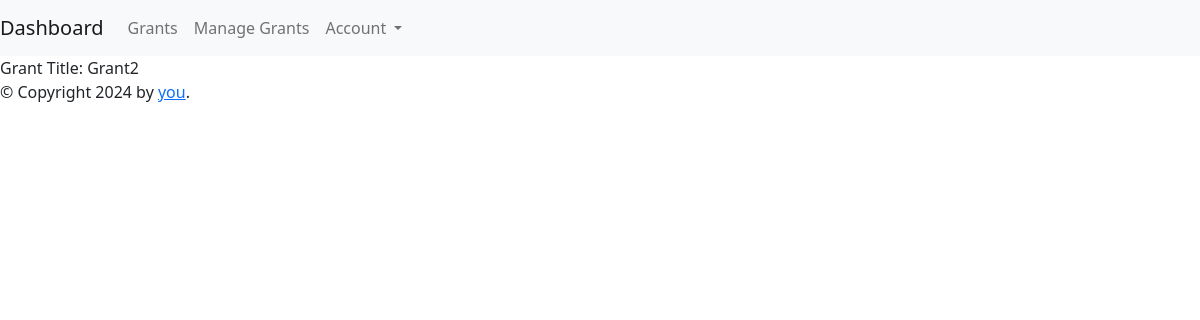
The page /apply-to-grant/2 (signed in) on the database as committed earlier.
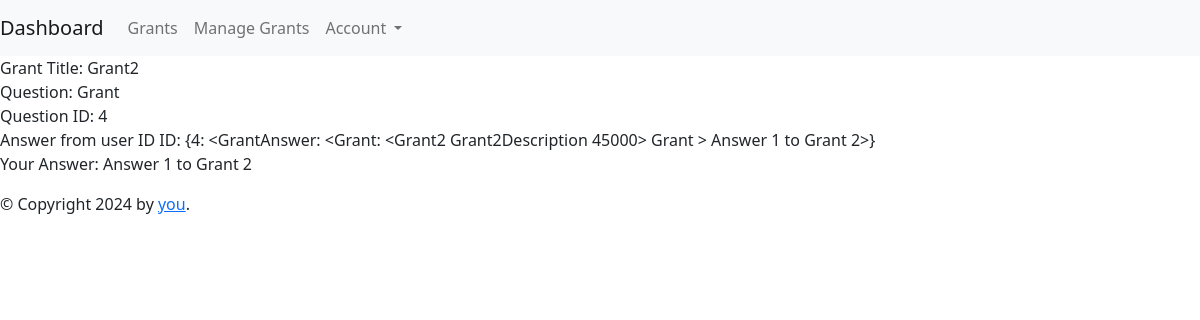
The same page on the database as committed later.
### app.py (models this page shows)
class Grant(db.Model):
    id = db.Column(db.Integer, primary_key=True)
    user_id = db.Column(db.Integer, db.ForeignKey('user.id'))
    user = db.relationship('User', backref='usergrants')
    grant_title = db.Column(db.String(200), unique=True, nullable=False)
    grant_description = db.Column(db.String(200), nullable=False)
    grant_fund = db.Column(db.Integer, nullable=False, default=0)
    created_on = created_on = db.Column(db.DateTime, default=datetime.utcnow)
    def __repr__(self):
        return f'<{self.grant_title} {self.grant_description} {self.grant_fund}>'

class GrantQuestion(db.Model):
    id = db.Column(db.Integer, primary_key=True)
    user_id = db.Column(db.Integer, db.ForeignKey('user.id'))
    user = db.relationship('User', backref='usergrantquestions')
    grant_id = db.Column(db.Integer, db.ForeignKey('grant.id'))
    grant = db.relationship('Grant', backref='questions')
    question = db.Column(db.String(200), nullable=False)
    created_on = db.Column(db.DateTime, default=datetime.utcnow)
    answers = relationship('GrantAnswer', backref='question', lazy=True)
    def __repr__(self):
        return f'<Grant: {self.grant} {self.question}>'

class GrantAnswer(db.Model):
    id = db.Column(db.Integer,primary_key=True)
    user_id = db.Column(db.Integer, db.ForeignKey('user.id'))
    user = db.relationship('User', backref='usergrantanswers')
    grant_question_id = db.Column(db.Integer, db.ForeignKey('grant_question.id'))#the FK was automatically named `grant_question` in the migration.
    grant_question = relationship('GrantQuestion', back_populates='answers')
    answer = db.Column(db.String(300), nullable=False)
    created_on = db.Column(db.DateTime, default=datetime.utcnow)
    def __repr__(self):
         return f'<GrantAnswer: {self.grant_question} {self.answer}>'

### app.py (the view, shortened to what this page needs)
@app.route("/apply-to-grant/<int:grant_id>", methods=['GET', 'POST'])
def apply_to_grant(grant_id):
    grant = Grant.query.get_or_404(grant_id)
    grant_questions = GrantQuestion.query.filter_by(grant_id=grant_id)
    answers = GrantAnswer.query.join(GrantQuestion).filter(
        GrantQuestion.grant_id == grant_id,
        GrantAnswer.user_id == current_user.id
    ).all()
    answers_from_user_id = {answer.grant_question_id: answer for answer in answers}
    print(answers_from_user_id)
    for grantquestion in grant_questions:
        pass
    for grantanswer in answers:
        print(f'grantanswer.answer: {grantanswer.answer} + grantanswer.grant_question_id:{grantanswer.grant_question_id} + grantanswer.user_id: {grantanswer.user_id} ')
    grantanswerform = AnswerGrantQuestionForm()
    return render_template('grantee/apply-to-grant.html',
        grant_id=grant_id,
        grant=grant,
        grant_questions=grant_questions,
        grantanswerform=grantanswerform,
        answers=answers,
        answers_from_user_id=answers_from_user_id)

### app.py (called while the page is built)
@login_manager.user_loader
def load_user(user_id):
    return User.query.get(user_id)

### templates/grantee/apply-to-grant.html
{% extends 'base/base.html' %}
{%block content%}
Grant Title: {{grant.grant_title}}<br/>
{%for grantquestion in grant_questions%}
 Question: {{grantquestion.question}}<br/>
 Question ID: {{grantquestion.id}}<br/>
 Answer from user ID ID: {{answers_from_user_id}}<br/>
   {% if grantquestion.id in answers_from_user_id %}
        <p>Your Answer: {{ answers_from_user_id[grantquestion.id].answer }}</p>
    {% else %}
        <p>You have not answered this question yet.</p>
    {% endif %}
{%endfor%}
{%endblock%}

### templates/base/base.html (shortened to what this page needs)
<!doctype html>
<html>
  <head>
    {% block head %}
    <link rel="stylesheet" href="">
    {% endblock %}
    <link href="https://cdn.jsdelivr.net/npm/bootstrap@5.2.3/dist/css/bootstrap.min.css" rel="stylesheet">
    <link href="{{ url_for('static', filename='css/style.css') }}" rel="stylesheet">
    <nav class="navbar navbar-expand-lg navbar-light bg-light">
        <a class="navbar-brand" href="{{url_for('dashboard')}}">Dashboard</a>
        <div class="collapse navbar-collapse" id="navbarSupportedContent">
          <ul class="navbar-nav mr-auto">
            <li class="nav-item active">
              <a class="nav-link" href="{{url_for('grant_available')}}">Grants</a>
            </li>
            <li class="nav-item active">
              <a class="nav-link" href="{{url_for('manage_grant')}}">Manage Grants</a>
            </li>
            <li class="nav-item dropdown">
              <a class="nav-link dropdown-toggle" id="navbarDropdown" role="button" data-bs-toggle="dropdown" aria-haspopup="true" aria-expanded="false">
                Account
              </a>
            </li>
          </ul>
        </div>
    </nav>
  </head>
  <body>
    <div id="content">{% block content %}{% endblock %}</div>
    <div id="footer">
      {% block footer %}
      &copy; Copyright 2024 by <a href="">you</a>.
      {% endblock %}
    </div>
  </body>
</html>

Rows that differ between the two databases and show on the page:
added GrantQuestion: question "Grant", id "4", {{ answers_from_user_id }} "{4: <GrantAnswer: <Grant: <Grant2 Grant2Description 45000> Grant > Answer 1 to Grant 2>}"
added GrantAnswer: answer "Answer 1 to Grant 2"
